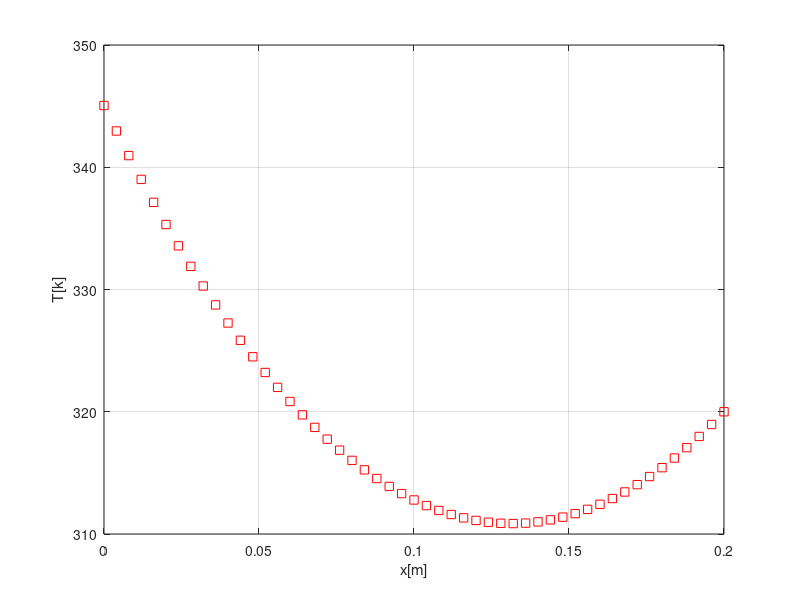
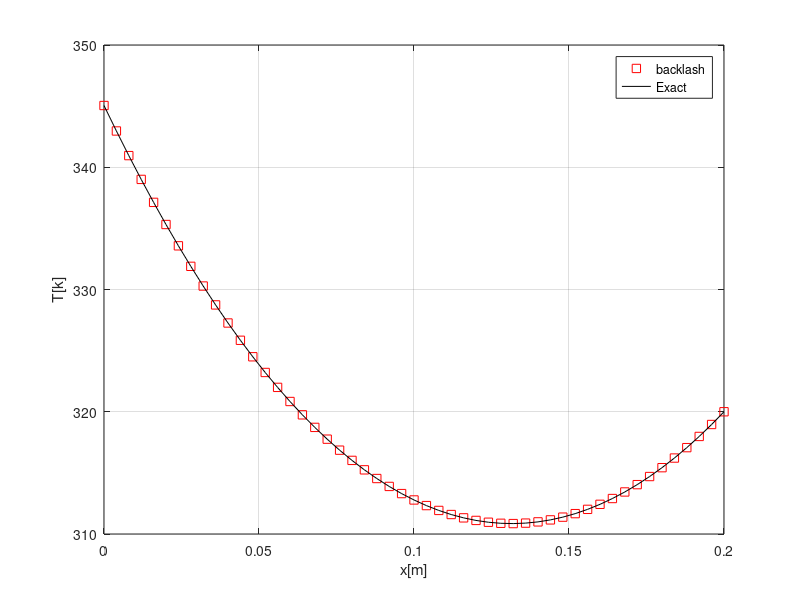

These charts were generated, in order, by the following MATLAB code:
clc
clear all
close all

%%
%%%%%% Solve A1 A2 A3
%%%%%% physcial parameters
L=0.2;
lambda=400;
Tb=320;
qa=50000;
Sc=1000;
Ta=Tb+qa/lambda*0.2+Sc/(2*lambda)*(L^2);
Sp=-5000;

%%%%%% physcial parameters
n=51;

%%%%%% Grid generation
x0=linspace(0,L,n);% x0 nodes positions
dx=L/(n-1);
Dx=dx;

%%%%%% creating the matrix
A=zeros(n,n);
B=zeros(n,1);

% node 1
A(1,1)=1;
B(1)=Ta;
% node 2
A(n,n)=1;
B(n)=Tb;

for i=2:n-1
    A(i,i-1)=-lambda/dx;
    A(i,i)=2*lambda/dx-Sp*Dx;
    A(i,i+1)=-lambda/dx;
    B(i)=Sc*Dx;
end

T=A\B;

figure ('color','w','units','Centimeters','position',[5 5 7.5 7])
plot(x0,T,'rs');
grid on;
xlabel('x[m]');
ylabel('T[k]');
hold on


%%%%%%  the result of A2
disp('x=L/2 时,温度T为：')
disp(T(26))


%%%%%%  plot numerical and theoretical solutions
%%% Theoretical solution
% mu11=sqrt(-Sp/lambda);
% mu22=-sqrt(-Sp/lambda);
% c11=((Tb+((qa*exp(mu22*L))/(lambda*mu22))+Sc/Sp))/(exp(mu11*L)-(mu11*exp(mu22*L))/mu22);
% c22=(-qa/lambda-c11*mu11)/mu22;
% Tteo1=c11*exp(mu11*x0)+c22*exp(mu22*x0)-Sc/Sp;

mu1=sqrt(abs(Sp)/lambda);
mu2=-sqrt(abs(Sp)/lambda);
c1=(Tb-(Sc/Sp+Ta)*exp(mu2*L)+Sc/Sp)/(exp(mu1*L)-exp(mu2*L));
c2=Ta+Sc/Sp-c1;
Tteo=c1*exp(mu1*x0)+c2*exp(mu2*x0)-Sc/Sp;


figure (2)
plot(x0,T,'rs');
grid on;
xlabel('x[m]');
ylabel('T[k]');
hold on
plot(x0,Tteo,'k-')
legend('backlash','Exact')


